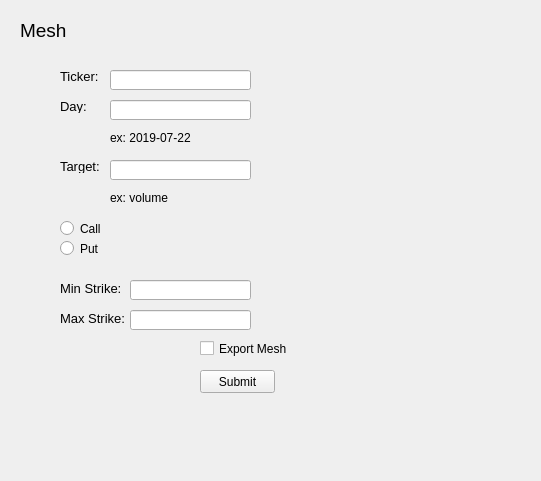
<?xml version="1.0" encoding="UTF-8"?>
<ui version="4.0">
 <class>Form</class>
 <widget class="QWidget" name="Form">
  <property name="geometry">
   <rect>
    <x>0</x>
    <y>0</y>
    <width>541</width>
    <height>481</height>
   </rect>
  </property>
  <property name="windowTitle">
   <string>Form</string>
  </property>
  <widget class="QLabel" name="label">
   <property name="geometry">
    <rect>
     <x>20</x>
     <y>20</y>
     <width>61</width>
     <height>21</height>
    </rect>
   </property>
   <property name="font">
    <font>
     <pointsize>14</pointsize>
    </font>
   </property>
   <property name="text">
    <string>Mesh</string>
   </property>
  </widget>
  <widget class="QLabel" name="label_2">
   <property name="geometry">
    <rect>
     <x>60</x>
     <y>70</y>
     <width>47</width>
     <height>13</height>
    </rect>
   </property>
   <property name="font">
    <font>
     <pointsize>10</pointsize>
    </font>
   </property>
   <property name="text">
    <string>Ticker: </string>
   </property>
  </widget>
  <widget class="QLineEdit" name="lineEdit">
   <property name="geometry">
    <rect>
     <x>110</x>
     <y>70</y>
     <width>141</width>
     <height>20</height>
    </rect>
   </property>
  </widget>
  <widget class="QLabel" name="label_3">
   <property name="geometry">
    <rect>
     <x>60</x>
     <y>100</y>
     <width>47</width>
     <height>13</height>
    </rect>
   </property>
   <property name="font">
    <font>
     <pointsize>10</pointsize>
    </font>
   </property>
   <property name="text">
    <string>Day: </string>
   </property>
  </widget>
  <widget class="QLineEdit" name="lineEdit_2">
   <property name="geometry">
    <rect>
     <x>110</x>
     <y>100</y>
     <width>141</width>
     <height>20</height>
    </rect>
   </property>
  </widget>
  <widget class="QLabel" name="label_4">
   <property name="geometry">
    <rect>
     <x>110</x>
     <y>130</y>
     <width>121</width>
     <height>16</height>
    </rect>
   </property>
   <property name="text">
    <string>ex: 2019-07-22</string>
   </property>
  </widget>
  <widget class="QLabel" name="label_5">
   <property name="geometry">
    <rect>
     <x>60</x>
     <y>160</y>
     <width>47</width>
     <height>13</height>
    </rect>
   </property>
   <property name="font">
    <font>
     <pointsize>10</pointsize>
    </font>
   </property>
   <property name="text">
    <string>Target:</string>
   </property>
  </widget>
  <widget class="QLineEdit" name="lineEdit_3">
   <property name="geometry">
    <rect>
     <x>110</x>
     <y>160</y>
     <width>141</width>
     <height>20</height>
    </rect>
   </property>
  </widget>
  <widget class="QLabel" name="label_6">
   <property name="geometry">
    <rect>
     <x>110</x>
     <y>190</y>
     <width>111</width>
     <height>16</height>
    </rect>
   </property>
   <property name="text">
    <string>ex: volume</string>
   </property>
  </widget>
  <widget class="QPushButton" name="pushButton">
   <property name="geometry">
    <rect>
     <x>200</x>
     <y>370</y>
     <width>75</width>
     <height>23</height>
    </rect>
   </property>
   <property name="text">
    <string>Submit</string>
   </property>
  </widget>
  <widget class="QCheckBox" name="checkBox">
   <property name="geometry">
    <rect>
     <x>200</x>
     <y>340</y>
     <width>101</width>
     <height>17</height>
    </rect>
   </property>
   <property name="text">
    <string>Export Mesh</string>
   </property>
  </widget>
  <widget class="QRadioButton" name="radioButton">
   <property name="geometry">
    <rect>
     <x>60</x>
     <y>220</y>
     <width>82</width>
     <height>17</height>
    </rect>
   </property>
   <property name="text">
    <string>Call</string>
   </property>
  </widget>
  <widget class="QRadioButton" name="radioButton_2">
   <property name="geometry">
    <rect>
     <x>60</x>
     <y>240</y>
     <width>82</width>
     <height>17</height>
    </rect>
   </property>
   <property name="text">
    <string>Put</string>
   </property>
  </widget>
  <widget class="QLabel" name="label_7">
   <property name="geometry">
    <rect>
     <x>60</x>
     <y>280</y>
     <width>61</width>
     <height>16</height>
    </rect>
   </property>
   <property name="font">
    <font>
     <pointsize>10</pointsize>
    </font>
   </property>
   <property name="text">
    <string>Min Strike:</string>
   </property>
  </widget>
  <widget class="QLabel" name="label_8">
   <property name="geometry">
    <rect>
     <x>60</x>
     <y>310</y>
     <width>101</width>
     <height>16</height>
    </rect>
   </property>
   <property name="font">
    <font>
     <pointsize>10</pointsize>
    </font>
   </property>
   <property name="text">
    <string>Max Strike:</string>
   </property>
  </widget>
  <widget class="QLineEdit" name="lineEdit_4">
   <property name="geometry">
    <rect>
     <x>130</x>
     <y>280</y>
     <width>121</width>
     <height>20</height>
    </rect>
   </property>
  </widget>
  <widget class="QLineEdit" name="lineEdit_5">
   <property name="geometry">
    <rect>
     <x>130</x>
     <y>310</y>
     <width>121</width>
     <height>20</height>
    </rect>
   </property>
  </widget>
 </widget>
 <resources/>
 <connections/>
</ui>
